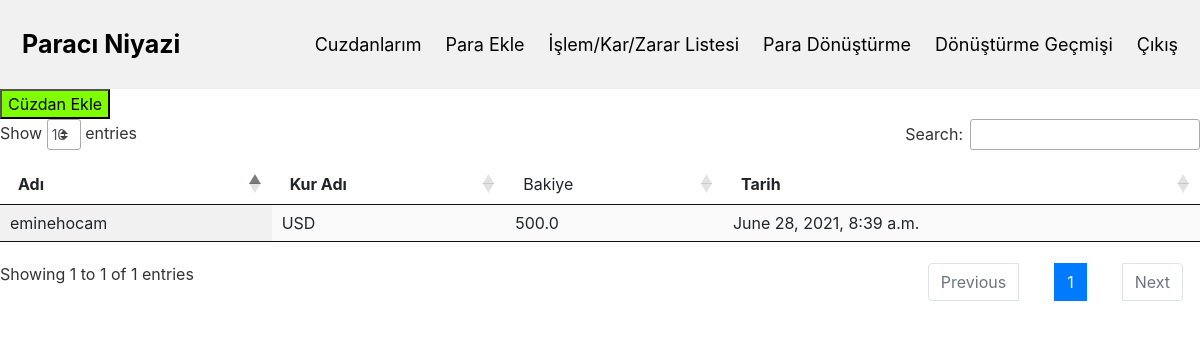
The app's page /cuzdan/list (signed in) with its own data.
### doviz_app/models.py (models this page shows)
class Wallet(models.Model):
    name = models.CharField(
        max_length=128
    )
    kur_adı = models.ForeignKey(
        Kurlar,
        on_delete=models.CASCADE,
        null=True,
        blank=True
    )
    kullanıcı = models.ForeignKey(
        'auth.User', on_delete=models.CASCADE
    )
    date = models.DateTimeField(
        auto_now_add=True,
        null=True,
        blank=True
    )

class Kurlar(models.Model):
    kur_adı = models.CharField(
        max_length=128
    )

### doviz_app/views.py (the view)
# urls.py: path('cuzdan/list', views.wallet_list, name="wallet_list"),
@login_required
def wallet_list(request):
    wal = Wallet.objects.filter(kullanıcı=request.user)
    wal_list = []
    last_baki = 0
    for x in wal:
        last_baki = 0
        baki = x.wallet_kur_set.filter()
        for ba in baki:
            last_baki += ba.bakiye
        wal_list.append({
            'user': x.kullanıcı.username,
            'kur_adı': x.kur_adı.kur_adı if x.kur_adı else '',
            'name': x.name,
            'date': x.date,
            'bakiye': last_baki
        })
    return render(request, 'wallet_list.html', {'wal_list': wal_list} )

### doviz_app/templates/wallet_list.html (shortened to what this page needs)
    <link rel="stylesheet" href="https://cdnjs.cloudflare.com/ajax/libs/twitter-bootstrap/4.5.2/css/bootstrap.css">
    <link rel="stylesheet" href="https://cdn.datatables.net/1.10.24/css/dataTables.bootstrap4.min.css">
<div class="header">
    <a href="{% url 'home' %}" class="logo">Paracı Niyazi</a>
    <div class="header-right">
      <a href="{% url 'wallet_list' %}">Cuzdanlarım</a>
      <a href="{% url 'wallet_add' %}">Para Ekle</a>
      <a href="{% url 'wallet_kur_list' %}">İşlem/Kar/Zarar Listesi</a>
      <a href="{% url 'home' %}">Para Dönüştürme</a>
      <a href="{% url 'detay' %}">Dönüştürme Geçmişi</a>
      <a href="{% url 'logout' %}">Çıkış</a>
    </div>
  </div>
  <button onclick="window.location.href='{% url 'create_wallet' %}'" style="background-color: chartreuse;" >Cüzdan Ekle</button>
<table id="example" class="display" style="width:100%">
    <thead>
        <tr>
            <th>Adı</th>
            <th>Kur Adı</th>
            <td>Bakiye </td>
            <th>Tarih</th>
        </tr>
    </thead>
    <tbody>
        {% for x in wal_list %}
        <tr>
            <td>{{x.name}} </td>
            <td>{{x.kur_adı}} </td>
            <td>{{x.bakiye}} </td>
            <td>{{x.date}} </td>
        </tr>
        {% endfor %}
    </tbody>
</table>

### doviz_app/templates/wallet_list.html (style rules this page uses)
table.dataTable { width: 100%; margin: 0 auto; clear: both; border-collapse: separate; border-spacing: 0; }
table.dataTable thead th, table.dataTable tfoot th { font-weight: bold; }
table.dataTable thead th, table.dataTable thead td { padding: 10px 18px; border-bottom: 1px solid #111111; }
table.dataTable thead .sorting, table.dataTable thead .sorting_asc, table.dataTable thead .sorting_desc, table.dataTable thead .sorting_asc_disabled, table.dataTable thead .sorting_desc_disabled { cursor: pointer; *cursor: hand; background-repeat: no-repeat; background-position: center right; }
table.dataTable thead .sorting { background-image: url("../images/sort_both.png"); }
table.dataTable thead .sorting_asc { background-image: url("../images/sort_asc.png") !important; }
table.dataTable tbody tr { background-color: #ffffff; }
table.dataTable tbody th, table.dataTable tbody td { padding: 8px 10px; }
table.dataTable.row-border tbody th, table.dataTable.row-border tbody td, table.dataTable.display tbody th, table.dataTable.display tbody td { border-top: 1px solid #dddddd; }
table.dataTable.row-border tbody tr:first-child th, table.dataTable.row-border tbody tr:first-child td, table.dataTable.display tbody tr:first-child th, table.dataTable.display tbody tr:first-child td { border-top: none; }
table.dataTable.stripe tbody tr.odd, table.dataTable.display tbody tr.odd { background-color: #f9f9f9; }
table.dataTable.order-column tbody tr > .sorting_1, table.dataTable.order-column tbody tr > .sorting_2, table.dataTable.order-column tbody tr > .sorting_3, table.dataTable.display tbody tr > .sorting_1, table.dataTable.display tbody tr > .sorting_2, table.dataTable.display tbody tr > .sorting_3 { background-color: #fafafa; }
table.dataTable.display tbody tr.odd > .sorting_1, table.dataTable.order-column.stripe tbody tr.odd > .sorting_1 { background-color: #f1f1f1; }
table.dataTable.no-footer { border-bottom: 1px solid #111111; }
table.dataTable, table.dataTable th, table.dataTable td { box-sizing: content-box; }
.header { overflow: hidden; background-color: #f1f1f1; padding: 20px 10px; }
.header a { float: left; color: black; text-align: center; padding: 12px; text-decoration: none; font-size: 18px; line-height: 25px; border-radius: 4px; }
.header a.logo { font-size: 25px; font-weight: bold; }
.header-right { float: right; }

### records on screen
Wallet: name "eminehocam", date "June 28, 2021, 8:39 a.m."
Kurlar: kur_adı "USD"

### other values on screen
{{ x.bakiye }} "500.0"
